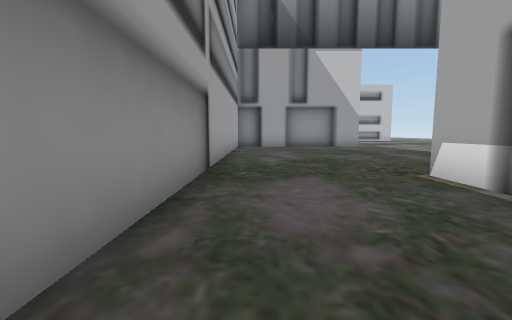
View 1 (above)

13 first-person views from a walk through a scene from a Unity 3-D project. The camera is 1.3 m above the floor, tilts 6° down and sees 90° across. The floor is counted in squares, 2 m on a side. Each view is taken from the middle of a square. On the plan, view 1 faces up. The plan holds only what a view shows up to about 9 squares ahead; the rest is blank. The place goes on beyond the plan. The player is left out.

View 2
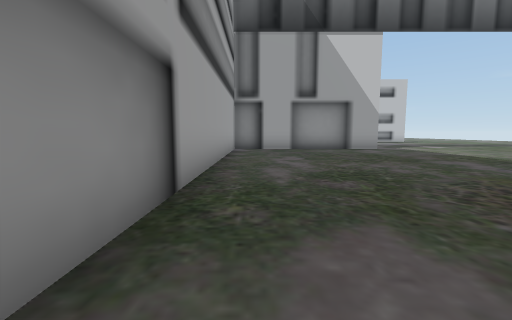

View 3
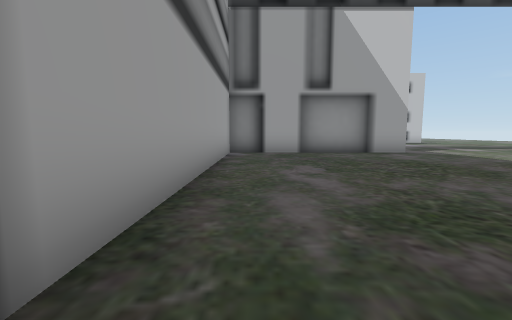

View 4
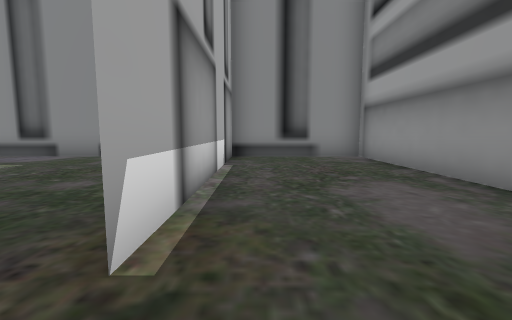

View 5
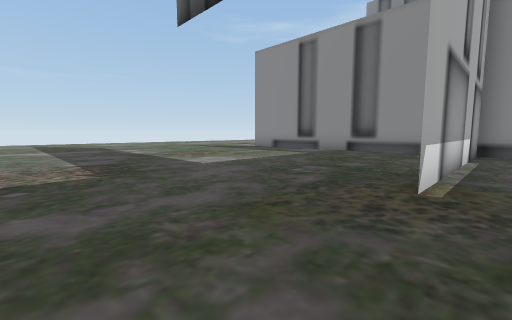

View 6
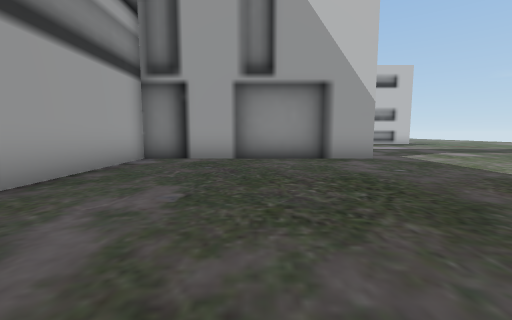

View 7
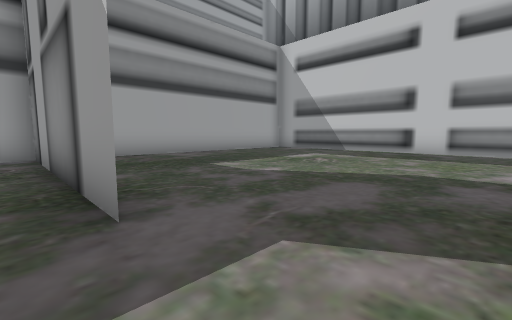

View 8
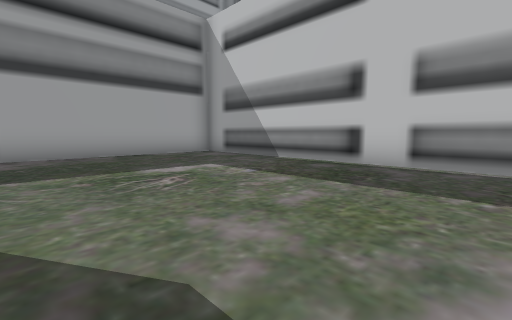

View 9
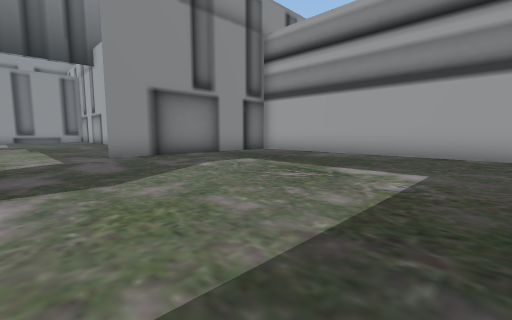

View 10
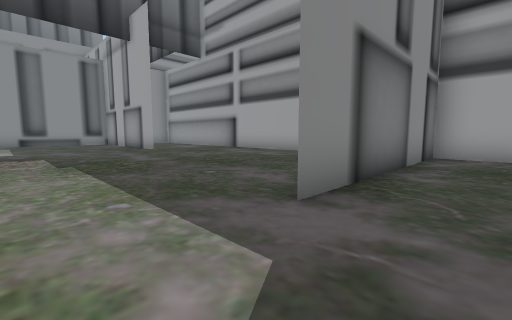

View 11
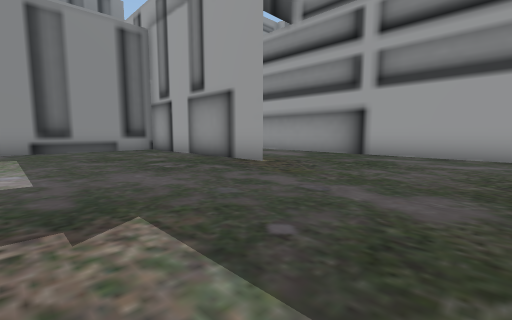

View 12
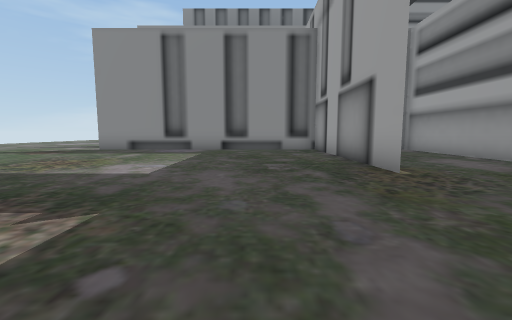

View 13
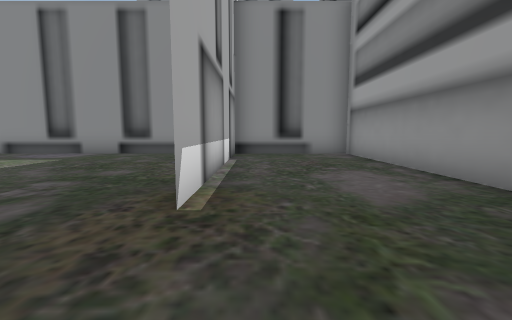

### Floor plan
Points are (right, up) in squares from view 1. A wall is a line through its corners. A room is listed if a view was taken in it or the views show most of it. See-through windows are left out.
Room 1 (views 1, 2, 3, 4, 5, 6, 7, 11, 12, 13)
walls: (5.1, 12.6) (-0.9, 12.6); (2.7, -2.2) (2.7, 4) (2.7, -1); (-0.9, 13) (-0.9, -2.2) (7.5, -2.2)
ways out: opening at (6.5, 13) to room 2
Room 2 (views 8, 9, 10)
walls: (7.1, 21.4) (-0.4, 21.4); (-0.9, 21) (-0.9, 13); (-1, 12.6) (5.1, 12.6)
ways out: opening at (6.5, 13) to room 1

Positions as (right, up) in squares from view 1, and headings:
1: (0, 0), facing up
2: (0, 2), facing up
3: (0, 4), facing up
4: (2, 5), facing down
5: (2, 7), facing down-right
6: (2, 6), facing up
7: (7, 12), facing up-left
8: (7, 16), facing up-left
9: (7, 20), facing down-left
10: (7, 14), facing down-left
11: (7, 8), facing down-left
12: (5, 8), facing down
13: (2, 6), facing down
